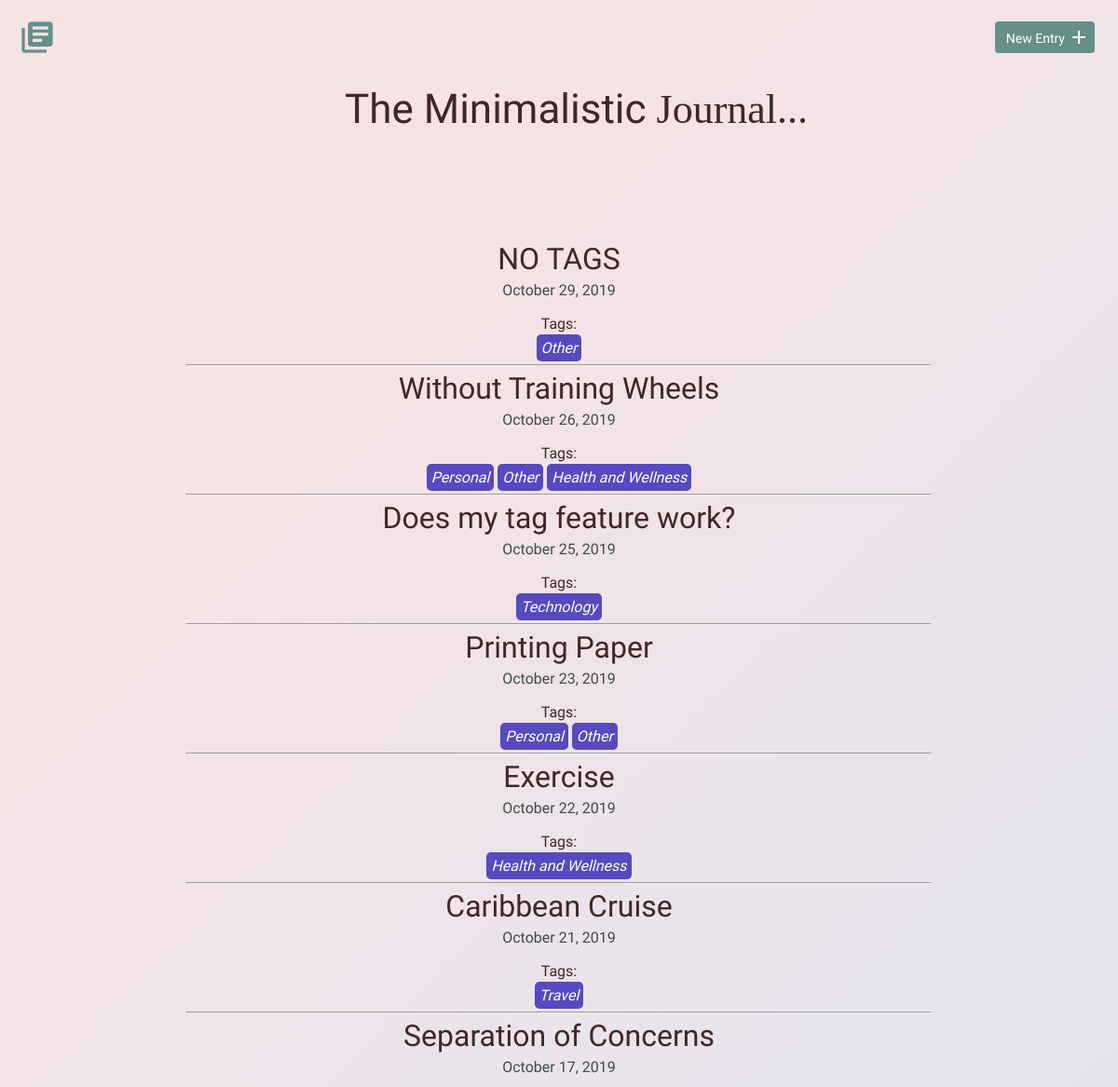
Before: / (upper part) with the older database file.
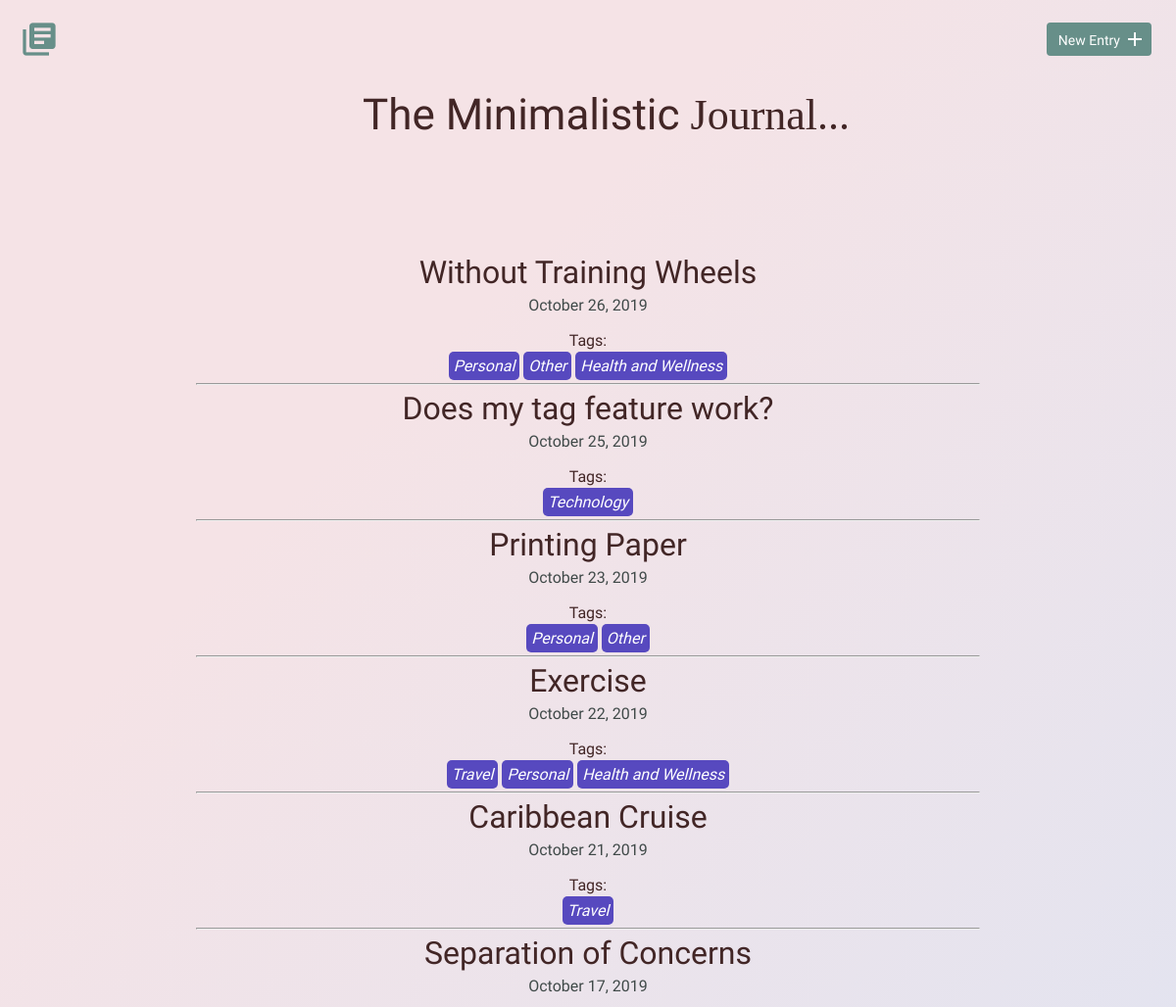
After: the same page with the newer database file.
### tables this page shows
CREATE TABLE "entries" (
	"id"	INTEGER,
	"title"	TEXT,
	"date"	TEXT,
	"time_spent"	INTEGER,
	"learned"	BLOB,
	"resources"	BLOB,
	PRIMARY KEY("id")
);

### inc/functions.php (the view, shortened to what this page needs)
<?php
function get_journal_entries_table() {
	include 'inc/dbconnection.php';
	$sql = "SELECT * FROM entries ORDER BY date DESC";
	try {
		$results = $db->query($sql);
	} catch (Exception $e) {
		echo $e->getMessage();
		return array();
	}
		return $results->fetchAll(PDO::FETCH_ASSOC);
}
function get_tags() {
	include 'inc/dbconnection.php';
	$get_tags = "SELECT my_tags.tag_id, entries.id, my_tags.tags, entries.title
							FROM my_tags
							LEFT OUTER JOIN entry_tag
							ON entry_tag.tag_id = my_tags.tag_id
							LEFT OUTER JOIN entries
							ON entries.id = entry_tag.entry_id";
	try {
		$results = $db->query($get_tags);
	} catch (Exception $e) {
			$e->getMessage();
			return array();
	}
	return $results->fetchAll(PDO::FETCH_ASSOC);
}
function print_entries_tags() {
	foreach (get_journal_entries_table() as $entries) {
		echo "<h2><a href='detail.php?id=";
		echo $entries['id'] . " '> ";
		echo $entries['title'];
		echo "</a></h2>";
		echo "<time>";
		echo date('F d, Y', strtotime($entries['date']));
		echo "</time>";
		echo "<br><br>";
		echo "<h2 class='tags-heading'>Tags: </h2>";
		foreach (get_tags() as $details) {
			if ($entries['id'] == $details['id']) {
					echo "<a class='tags' href='filtered_entries.php?tag=";
					echo $details['tags'] . " '>";
					echo $details['tags'] . "</a>" . ' ';
			}
		}
		echo "<hr>";
	}
}

### inc/head.php (shortened to what this page needs)
<!DOCTYPE html>
<html>
<head>
	<link rel="stylesheet" href="css/normalize.css">
	<link rel="stylesheet" href="css/site.css">
</head>

### index.php (shortened to what this page needs)
<?php
	include 'inc/head.php';
  include 'inc/functions.php';
?>
<body>
	<header>
  	<div class="container">
			<div class="site-header">
				<a class="logo" href="index.php"><i class="material-icons">library_books</i></a>
				<a class="button icon-right" href="new.php"><span>New Entry</span> <i class="material-icons">add</i></a>
			</div>
    </div>
  </header>
	<section>
		<div class="container">
		<h1 class='page-heading'><span class='index-title'>The Minimalistic</span> <span class="index-title2">Journal...</span></h1>
			<div class="entry-list">
				<article>
					<?php
						print_entries_tags();
					?>
				</article>
			</div>
		</div>
	</section>
<?php include 'inc/footer.php';?>

### inc/footer.php (shortened to what this page needs)
    </body>
</html>

### css/site.css (style rules this page uses)
body { background-color: #d9e4f5; background-image: linear-gradient(315deg, #d9e4f5 0%, #f5e3e6 74%); font-size: 16px; color: #404a49; font-family: 'Cousine', serif; font-weight: 400; }
.container { margin: 0 auto; padding: 0 25px; }
header .site-header { margin: 0 auto; height: 95px; }
header .logo i { color: #678f89; margin: 20px 0 0 -5px; float: left; font-size: 40px; }
header .button { float: right; margin: 33px 0 0 0; }
.button { padding: 8px 10px 6px 10px; background: #678f89; border: 2px solid #678f89; border-radius: 4px; text-decoration: none; color: #FFF; position: relative; text-align: center; font-size: 14px; }
.button.icon-right { padding-right: 30px; top: -10px; }
.button.icon-right i { position: absolute; top: 3px; right: 3px; }
h1, h2, h3 { margin: 0; font-weight: 400; line-height: 1em; color: #000; }
h1 { font-size: 44px; margin-bottom: 12px; }
h2 { font-size: 32px; }
h2 a { text-decoration: none; color: rgb(66, 38, 38); }
.tags { background-color: rgb(87, 73, 191); color: white; margin: auto; border-radius: 5px; padding: 5px; font-size: 1em; font-style: italic; font-weight: 300; }
a, .tags:-webkit-any-link { color: white; cursor: pointer; text-decoration: none; }
.page-heading { margin: 0 0 0 30%; color: rgb(66, 38, 38); }
.index-title { font-family: 'Mansalva', cursive; color: rgb(66, 38, 38); }
.index-title2 { font-family: 'Zilla Slab Highlight', cursive; color: rgb(66, 38, 38); }
h2, .tags-heading { color: rgb(66, 38, 38); }
.tags-heading { font-size: 1em; }
.entry-list, .edit-entry, .new-entry { max-width: 800px; margin: 0 auto; padding: 70px 0 150px 0; }
.entry-list article { margin-bottom: 70px; text-align: center; }
.entry-list article:last-child { margin-bottom: 0; }
.entry-list article h2 { margin-bottom: 8px; }

Changed rows visible on the page:
removed entries: title "NO TAGS", date "October 29, 2019", tags "Other"
Other visible differences:
new list line: "Travel"
new list line: "Personal"
